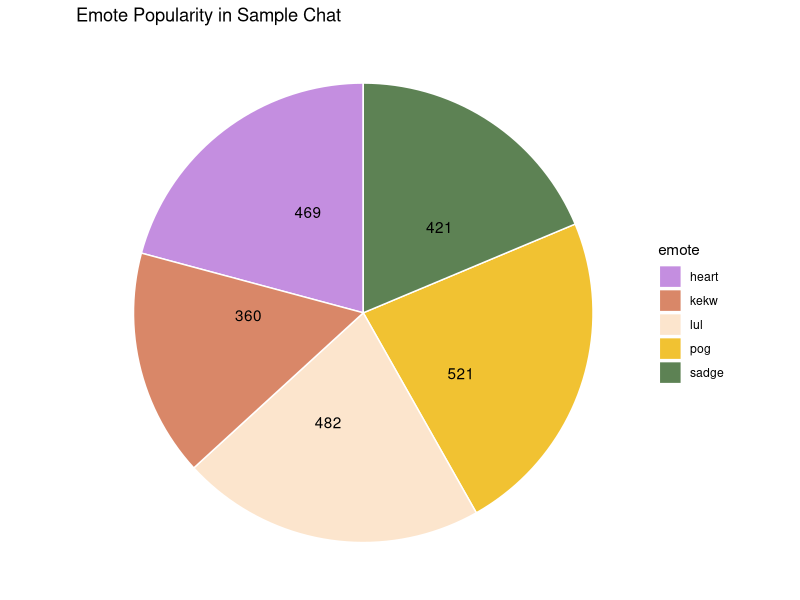

Here is the R script that generated this plot:
# Aaron Thai
# Chart for Twitch Chat Dataset

# from https://www.kaggle.com/mowglii/twitch-chat-test-data 
# vod is gone? seems to be a chatting stream and viewer interview
# see time 15:35:32

# load libraries and data
library(tidyverse)
chat <- read.csv("healthygamer_gg_testdata.csv")

# notice! some messages beginning with : like :D are broken
# they appear in the channel column instead of the message column,
# leaving the message column empty. let's clean it

clean_chat <- chat %>%
  filter(message != "") %>%
  select(user, message, timestamp)

# regex attempt to find trends
# because of how similar emotes can be to normal internet speech,
# it is difficult to accurately dinstinguish them by text alone

emotes_only <- clean_chat %>% 
  filter(grepl("([a-z]+[A-Z]+.|[A-Z]+[a-z]+.|[A-Z]+[A-Z])", message) == TRUE)

# ~1000 values (cases like monkaW, lowercase then uppercase)
pattern1 <- clean_chat %>% 
  filter(grepl("[a-z]+[A-Z]+.", message) == TRUE)

# ~3000 values (cases like Sadge, uppercase then lowercase)
pattern2 <- clean_chat %>% 
  filter(grepl("[A-Z]+[a-z]+.", message) == TRUE)

# ~2500 values (cases like KEKW, contains all caps)
pattern3 <- clean_chat %>% 
  filter(grepl("[A-Z]+[A-Z]", message) == TRUE)

# how many times do they say these emotes? top 10 emotes?
# (how many messages are these with these emotes?)
# resort to guess and check since emote ids were not given in this dataset
# (picked 10 that seemed common as i manually went through the data)

# top 10 emotes (picked by me)
# sum of these alone is ~3000
# (about 40% of the messages)
# manually sorted by number most to least? 
# (use arrange(emote_sums, desc(messages)))
emote_sums <- clean_chat %>%
  summarize(
    pog = 
      nrow(filter(clean_chat, grepl("pog|Pog|POG|poG", message) == TRUE)),
    lul = nrow(filter(clean_chat, grepl("LUL", message) == TRUE)),
    heart = nrow(filter(clean_chat, grepl("<3", message) == TRUE)),
    sadge = nrow(filter(clean_chat, grepl("Sadge", message) == TRUE)),
    kekw = nrow(filter(clean_chat, grepl("KEKW", message) == TRUE)),
    monka = nrow(filter(clean_chat, grepl("monka", message) == TRUE)),
    feels_strong_man = 
      nrow(filter(clean_chat, grepl("FeelsStrongMan", message) == TRUE)),
    four_five_head = nrow(filter(clean_chat, grepl("Head", message) == TRUE)),
    pepe_laugh = 
      nrow(filter(clean_chat, grepl("PepeLaugh", message) == TRUE)),
    bible_thump = 
      nrow(filter(clean_chat, grepl("BibleThump", message) == TRUE))
  )

total_emotes_sample <- sum(emote_sums)

# arrange dataframes nicely for ggplot
emote_sums_tall <- gather(emote_sums, "emote", "messages")

top_5_data <- head(emote_sums_tall, 5)
# top_5_data <- top_5_data[order(top_5_data$emote),]
# sorted alphabetically for pie chart

# methodology notice:
# variables pog, lul, monka, and four_five_head 
# are all aggregates of closely related emotes
# - pog includes: Pog, POG, PogChamp, , pepoG, POGGERS, etc.
# - lul includes: LUL, LULW, OMEGALUL, etc.
# - monka includes: monkaW, monkaS, monkaHmm, etc.
# - four_five_head includes: 4Head, 5Head

# present as Bar Chart, Table, Pie Chart (if bar is taken)

pie_chart <-ggplot(top_5_data, 
                   aes(x = "", y = messages, fill = emote)) +
            geom_bar(stat = "identity", width = 1, color = "white") +
            coord_polar("y", start = 0) + 
            theme_void() +
            scale_fill_manual(values = 
              c("#c48ee0", "#d98768", "#fce5cd", "#f1c232", "#5d8254")) + 
            ggtitle("Emote Popularity in Sample Chat") +
            geom_text(
              aes(y = messages/2 + c(0, cumsum(messages)[-length(messages)]), 
                label = c(421, 521, 482, 360, 469)))

  



